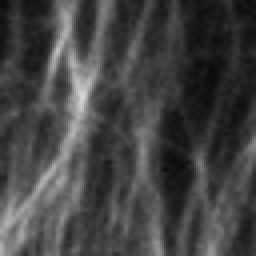
#> input picture sparse_deconv_dr/001.tif, 128 x 128 px (shown 2 times larger)
$ python main_single.py
#> lines starting #> are read from the running program, lines starting #| are printed output that depends on the picture
### sparse_deconv_dr/sparse_recon/sparse_deconv.py
# import cupy as cp
import numpy as np
import warnings
import time
import gc

from matplotlib import pyplot as plt

from .sparse_hessian_recon.sparse_hessian_recon import sparse_hessian
from .iterative_deconv.iterative_deconv import iterative_deconv
from .iterative_deconv.kernel import Gauss
from .utils.background_estimation import background_estimation
from .utils.upsample import spatial_upsample, fourier_upsample
# [5 lines of commented-out code are left out]
xp = np
# if xp is not cp:
#     warnings.warn("could not import cupy... falling back to numpy & cpu.")
def sparse_deconv(img, sigma, sparse_iter = 100, fidelity = 150, sparsity = 10, tcontinuity = 0.5,
                          background = 1, deconv_iter = 7, deconv_type = 1, up_sample = 0):

    """Sparse deconvolution.
   	----------
   	It is an universal post-processing framework for
   	fluorescence (or intensity-based) image restoration,
   	including xy (2D), xy-t (2D along t axis),
   	and xy-z (3D) images.
   	It is based on the natural priori
   	knowledge of forward fluorescent
   	imaging model: sparsity and
   	continuity along xy-t(z) axes.
   	----------
    Parameters
    ----------
    img : ndarray
       Input image (can be T × X × Y).
    sigma : 1/2/3 element(s) list
       The point spread function size in pixel.
       [x, y, z] dimension
       3D deconv feature is still in progress,
       now is plane-by-plane 2D deconv.
    sparse_iter:  int, optional
         the iteration of sparse hessian {default: 100}
    fidelity : int, optional
       fidelity {default: 150}
    tcontinuity  : optional
       continuity along z-axial {default: 0.5}
    sparsity :  int, optional
        sparsity {default: 10}
    background:int, optional
        background estimation {default:1}:
        when background is none, 0
        when background is Weak background (High SNR), 1
        when background is Strong background (High SNR), 2
        when background is Weak background (Low SNR), 3
        when background is medium background (Low SNR), 4
        when background is Strong background (Low SNR), 5
    deconv_iter : int, optional
        the iteration of deconvolution {example:7}
    deconv_type : int, optional
       choose the different type deconvolution:
       0: No deconvolution
       1: Richardson-Lucy deconvolution
       2: LandWeber deconvolution
    up_sample : int, optional
       choose the different type upsampling (x2) operation:
       0: No upsampling
       1: Fourier upsampling
       2: Spatial upsampling (should decrease the fidelity & sparsity)

    Returns
    -------
    img_last : ndarray
       The sparse deconvolved image.

    Examples
    --------
    >>> from sparse_recon.sparse_deconv import sparse_deconv
	>>> from skimage import io
    >>> img = io.imread('test.tif')
	>>> img_recon = sparse_deconv(img, [5,5])
    References
    ----------
      [1] Weisong Zhao et al. Sparse deconvolution improves
      the resolution of live-cell super-resolution
      fluorescence microscopy, Nature Biotechnology (2022),
      https://doi.org/10.1038/s41587-021-01092-2
    """
    if not sigma:
        print("The PSF's sigma is not given, turning off the iterative deconv...")
        deconv_type = 0
    img = np.array(img, dtype = 'float32')
    scaler = np.max(img)
    img = img / scaler

    if background == 1:
        backgrounds = background_estimation(img / 2.5)
        img = img - backgrounds
    elif background == 2:
        backgrounds = background_estimation(img / 2)
        img = img - backgrounds
    elif background == 3:
        medVal = np.mean(img) / 2.5
        img[img > medVal] = medVal
        backgrounds = background_estimation(img)
        img = img - backgrounds
    elif background== 4:
        medVal = np.mean(img)/2
        img[img> medVal] = medVal
        backgrounds = background_estimation(img)
        img = img - backgrounds
    elif background == 5:
        medVal = np.mean(img)
        img[img > medVal] = medVal
        backgrounds = background_estimation(img)
        img = img - backgrounds


    img = img / (img.max())
    img[img < 0] = 0

    if up_sample == 1:
        img = fourier_upsample(img)
    elif up_sample == 2:
        img = spatial_upsample(img)

    img = img / (img.max())

    start = time.process_time()

    gc.collect()
    # xp.clear_memo()

    img_sparse = sparse_hessian(img, sparse_iter, fidelity, sparsity, tcontinuity)
    end = time.process_time()
    print('sparse-hessian time %0.2fs' % (end - start))
    img_sparse = img_sparse / (img_sparse.max())
    if deconv_type == 0:
        img_last = img_sparse
        return scaler * img_last
    else:
        start = time.process_time()
        kernel = Gauss(sigma)
        img_last = iterative_deconv(img_sparse, kernel, deconv_iter, rule = deconv_type)
        end = time.process_time()
        print('deconv time %0.2fs' % (end - start))
        return scaler * img_last

### sparse_deconv_dr/main_single.py
from sparse_recon.sparse_deconv import sparse_deconv
from skimage import io

# 配置参数
PSF_FACTOR = 5
SPARSE_ITER = 1000

# 输入和输出文件路径（请根据实际情况修改）
input_path = "001.tif"
output_path = "output.tif"

# 读取图像
im = io.imread(input_path)
#> im is the input picture: shape (128, 128, 1) float32; min 0.0426, max 0.845, mean 0.266

# 执行稀疏反卷积
img_recon = sparse_deconv(im, PSF_FACTOR, sparse_iter=SPARSE_ITER)
#> in sparse_deconv, `scaler = np.max(img)`: scaler = 0.845
#> in sparse_deconv, `img = img / scaler`:
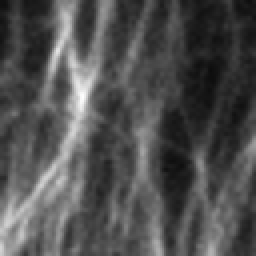
#> img: shape (128, 128, 1) float32 (shown 2 times larger); min 0.0504, max 1, mean 0.315
#> (the run stopped early here; a loop or call above may not have finished)
